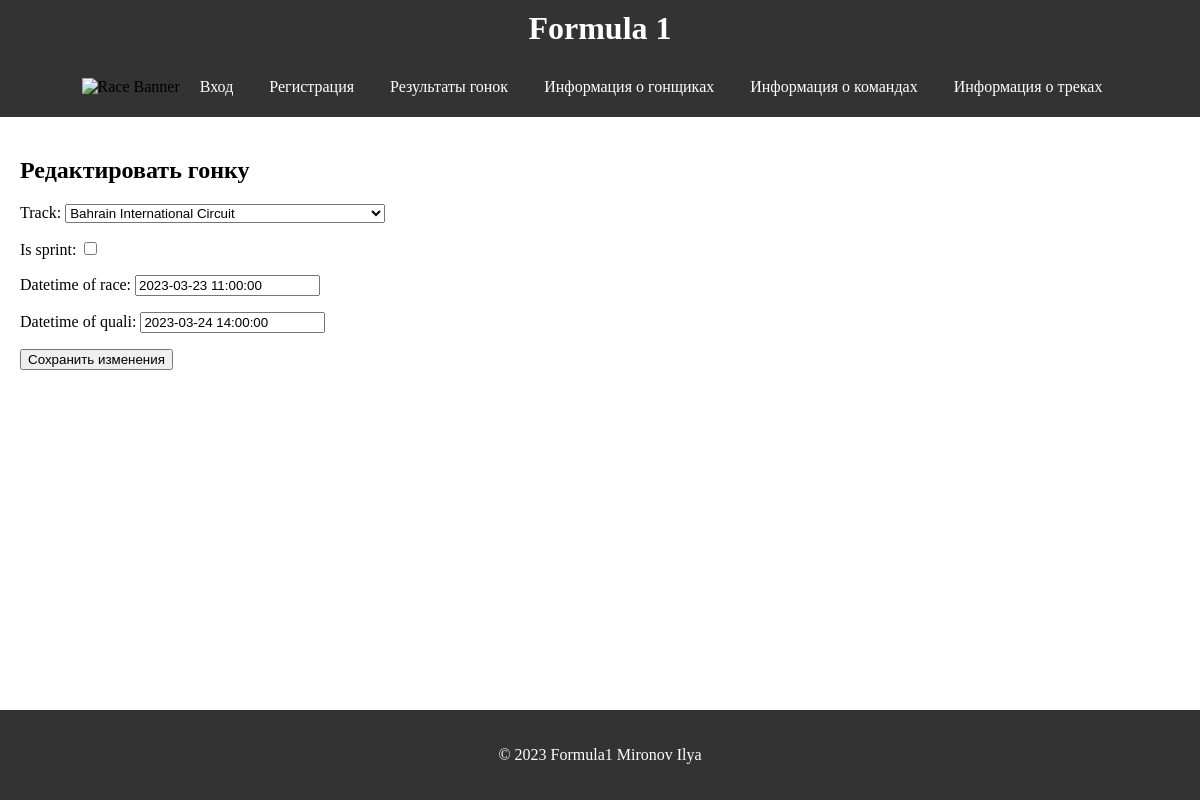
Page /edit_race/1/ on the committed database.
### formula1/models.py (models this page shows, shortened)
class Race(models.Model):
    id = models.AutoField(primary_key=True)
    track = models.ForeignKey(Track, on_delete=models.CASCADE)
    is_sprint = models.BooleanField()
    datetime_of_race = models.DateTimeField()
    datetime_of_quali = models.DateTimeField()

### formula1/views.py (the view)
# urls.py: path('edit_race/<int:race_id>/', views.edit_race, name='edit_race'),
def edit_race(request, race_id):
    race = get_object_or_404(Race, id=race_id)
    if request.method == 'POST':
        form = RaceForm(request.POST, instance=race)
        if form.is_valid():
            form.save()
            return redirect('race_results', race_id=race.id)
    else:
        form = RaceForm(instance=race)
    return render(request, 'race_edit.html', {'form': form})

### formula1/forms.py
class RaceForm(forms.ModelForm):
    class Meta:
        model = Race
        fields = ['track', 'is_sprint', 'datetime_of_race', 'datetime_of_quali']

### formula1/models.py (called while the page is built)
    def __str__(self):
        return self.name

### formula1/templates/race_edit.html (shortened to what this page needs)
{% extends 'base.html' %}
{% block content %}
<link rel="stylesheet" href = "/static/css/race_results.css">
<h2>Редактировать гонку</h2>
<form method="post">
    {{ form.as_p }}
    <button type="submit">Сохранить изменения</button>
</form>
{% endblock %}

### formula1/static/css/base.css (style rules this page uses)
body { display: flex; flex-direction: column; }
html, body { height: 100%; margin: 0; }

### rows in the picture
Race: track "Bahrain International Circuit", datetime_of_race "2023-03-23 11:00:00", datetime_of_quali "2023-03-24 14:00:00"

### other values in the picture
{{ 2023 }} "2023"
